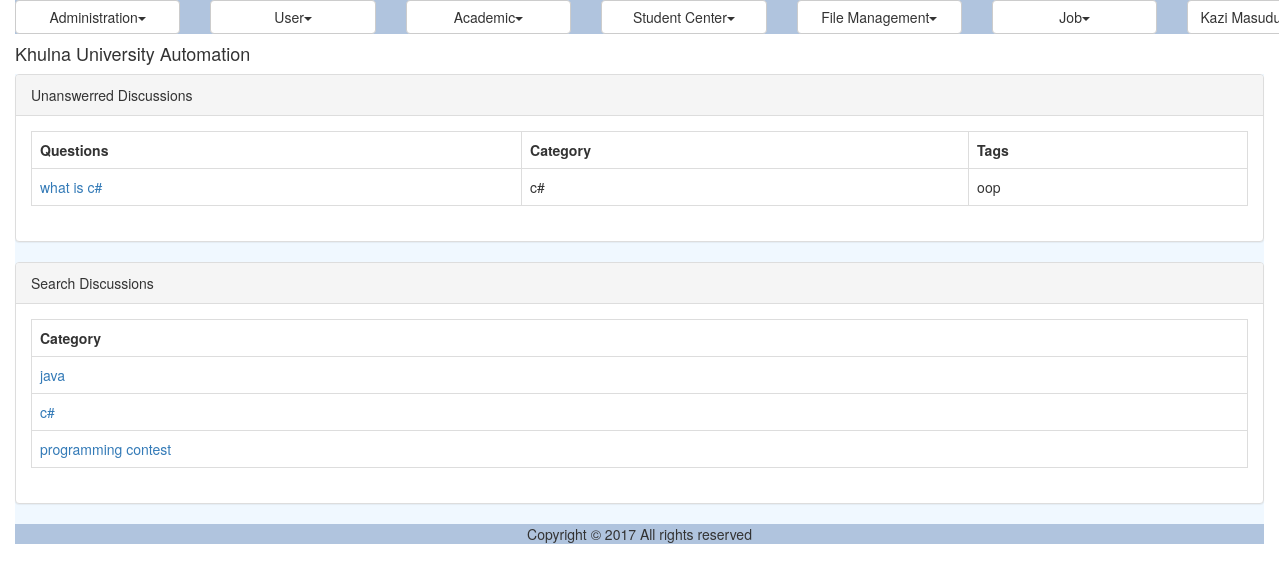
/discussion_unanswered.php (signed in), run on the app's committed database.
### tables this page shows
CREATE TABLE `dms_discussion` (
  `ID` varchar(40) NOT NULL,
  `Title` varchar(150) NOT NULL,
  `CategoryID` varchar(40) NOT NULL,
  `Description` varchar(300) NOT NULL,
  `Tag` varchar(200) NOT NULL,
  `CreationDate` datetime NOT NULL,
  `CreatorID` varchar(40) NOT NULL
);

CREATE TABLE `dms_discussion_category` (
  `ID` varchar(40) NOT NULL,
  `Name` varchar(40) NOT NULL
);

### util/class.util.inc (called while the page is built, shortened)
<?php
class ConfigUtil implements I_DBConfig, I_LogConfig, I_LanguageConfig{
	public static $s_instance;
	private $_host;
	private $_username;
	private $_password;
	private $_database;
	public static function getInstance() {
		if(!self::$s_instance) {
			self::$s_instance = new self();
		}
		return self::$s_instance;
	}
	private function readConfig(){
		$this->_ini_array = parse_ini_file(CONFIG.'system.ini');
		$this->_host =	$this->_ini_array['db_host'];
		$this->_username = $this->_ini_array['db_username'];
		$this->_password = $this->_ini_array['db_password'];
		$this->_database = $this->_ini_array['db_database'];
	}
	public function getDBHost(){
		return $this->_host;
	}
	public function getDBUserName(){
		return $this->_username;
	}
	public function getDBPassword(){
		return $this->_password;
	}
	public function getDBName(){
		return $this->_database;
	}
}
class DBUtil implements I_DBUtil {
	private static $s_instance;
	private $_host;
	private $_username;
	private $_password;
	private $_database;
	protected $_connection;
	protected $_result;
	public static function getInstance() {
		if(!self::$s_instance) {
			self::$s_instance = new self();
		}
		return self::$s_instance;
	}
	private function readDBConfig(){
		$_config = ConfigUtil::getInstance();
		$this->_host = $_config->getDBHost();
		$this->_username = $_config->getDBUserName();
		$this->_password = $_config->getDBPassword();
		$this->_database = $_config->getDBName();
	}
	private function setConnection(){
		$this->_connection = new mysqli($this->_host, $this->_username,
			$this->_password, $this->_database);
	}
	public function doQuery($sql) {
		$this->_result = $this->_connection->query($sql) or die(mysqli_error($this->_connection));
		return $this->_result;
	}
	public function getNumRows() {
		$this->_numRows = mysqli_num_rows($this->_result);
		return $this->_numRows;
	}
	public function getAllRows() {
		$rows = array();
		for($x = 0; $x < $this->getNumRows(); $x++) {
			$rows[] = mysqli_fetch_assoc($this->_result);
		}
		return $rows;
	}
	public function getTopRow() {
		return $this->_result->fetch_array();
	}
}
class LogUtil{
	private static $s_instance;
	public static function getInstance(){
		if(!self::$s_instance) {
			self::$s_instance = new self();
		}
		return self::$s_instance;
	}
}
class LangUtil{
	private static $s_instance;
	public static function getInstance() {
		if(!self::$s_instance) {
			self::$s_instance = new self();
		}
		return self::$s_instance;
	}
}
?>

### modules/forum/ui/blade/view.unanswered.blade.inc (called while the page is built, shortened)
<?php
include_once UTILITY.'class.util.inc';
include_once MODULES_FORUM.'bao/class.unansweredbao.inc';
$_UnansweredBAO = new UnansweredBAO();
?>

### modules/forum/bao/class.unansweredbao.inc (called while the page is built, shortened)
<?php
include_once UTILITY.'class.util.inc';
include_once MODULES_FORUM.'dao/class.unanswereddao.inc';
Class UnansweredBAO{
	private $_UnansweredDAO;
	public function __construct(){
		$this->_UnansweredDAO = new UnansweredDAO();
	}
	public function getAllDiscussions(){
		$Result = $this->_UnansweredDAO->getAllDiscussions();
		return $Result;
	}
	public function getAllDiscussionCategorys(){
		$Result = $this->_UnansweredDAO->getAllDiscussionCategorys();
		return $Result;
	}
	public function getNameFromCatagoryID($Discussion){
		$Result = $this->_UnansweredDAO->getNameFromCatagoryID($Discussion);
		return $Result;
	}
}
?>

### modules/forum/dao/class.unanswereddao.inc (called while the page is built, shortened)
<?php
include_once COMMON.'class.common.inc';
include_once COMMON.'class.common.forum.inc';
include_once UTILITY.'class.util.inc';
Class UnansweredDAO{
	private $_DB;
	public function __construct(){
		$this->_DB = DBUtil::getInstance();
	}
	public function getAllDiscussions(){
		$DiscussionList = array();
		$this->_DB->doQuery("SELECT * FROM dms_discussion WHERE ID NOT IN (SELECT DiscussionID FROM dms_discussion_comment)");
		$rows = $this->_DB->getAllRows();
		for($i = 0; $i < sizeof($rows); $i++) {
			$row = $rows[$i];
			$this->_Discussion = new Discussion();
		    $this->_Discussion->setID ( $row['ID']);
		    $this->_Discussion->setName( $row['Title'] );
		    $this->_Discussion->setCategory( $row['CategoryID'] );
		    $this->_Discussion->setDescription( $row['Description'] );
		    $this->_Discussion->setTag( $row['Tag'] );
		    $this->_Discussion->setCreationDate( $row['CreationDate'] );
		    $this->_Discussion->setCreator( $row['CreatorID'] );
		    $DiscussionList[]=$this->_Discussion;
		}
		$Result = new Result();
		$Result->setIsSuccess(1);
		$Result->setResultObject($DiscussionList);
		return $Result;
	}
	public function getAllDiscussionCategorys(){
		$DiscussionCategoryList = array();
		$this->_DB->doQuery("SELECT * FROM dms_discussion_category");
		$rows = $this->_DB->getAllRows();
		for($i = 0; $i < sizeof($rows); $i++) {
			$row = $rows[$i];
			$this->_DiscussionCategory = new DiscussionCategory();
		    $this->_DiscussionCategory->setID ( $row['ID']);
		    $this->_DiscussionCategory->setName( $row['Name'] );
		    $DiscussionCategoryList[]=$this->_DiscussionCategory;
		}
		$Result = new Result();
		$Result->setIsSuccess(1);
		$Result->setResultObject($DiscussionCategoryList);
		return $Result;
	}
	public function getNameFromCatagoryID($CatagoryID){
		$SQL = "SELECT * FROM dms_discussion_category
				WHERE ID='".$CatagoryID."'";
		$SQL = $this->_DB->doQuery($SQL);
		$row = $this->_DB->getTopRow();
		$this->_DiscussionCategory = new DiscussionCategory();
		$this->_DiscussionCategory->setID ( $row['ID']);
		$this->_DiscussionCategory->setName( $row['Name'] );
	 	$Result = new Result();
		$Result->setIsSuccess(1);
		$Result->setResultObject($this->_DiscussionCategory);
		return $Result;
	}
}
?>

### common/class.common.inc (called while the page is built, shortened)
<?php
class Result{
    private $_IsSuccess=0;
    private $_ResultObject;
    public function setIsSuccess($IsSuccess){
        $this->_IsSuccess = $IsSuccess;
    }
    public function getIsSuccess(){
        return $this->_IsSuccess;
    }
    public function setResultObject($ResultObject){
        $this->_ResultObject = $ResultObject;
    }
    public function getResultObject(){
        return $this->_ResultObject;
    }
}
?>

### common/class.common.forum.inc (called while the page is built, shortened)
<?php
class DiscussionCategory{
    private $_ID;
    private $_name;
    public function setID ( $ID ) {
        $this->_ID = $ID;
    }
    public function getID () {
        return $this->_ID;
    }
    public function setName ($Name){
        $this->_name = $Name;
    }
    public function getName(){
        return $this->_name;
    }
}
class Discussion{
    private $_ID;
    private $_Name;
    private $_Category;
    private $_Tag;
    public function setID ( $ID ) {
        $this->_ID = $ID;
    }
    public function getID () {
        return $this->_ID;
    }
    public function setName ( $Name ) {
        $this->_Name = $Name;
    }
    public function getName () {
        return $this->_Name;
    }
    public function setCategory ( $Category ) {
        $this->_Category = $Category;
    }
    public function getCategory () {
        return $this->_Category;
    }
    public function setTag( $Tag ) {
        $this->_Tag = $Tag;
    }
    public function getTag() {
        return $this->_Tag;
    }
}
?>

### modules/forum/ui/view.unanswered.inc (the view)
<?php
include_once 'blade/view.unanswered.blade.inc';
include_once COMMON.'class.common.inc';
?>
<div class="panel panel-default">
    <div class="panel-heading">Unanswerred Discussions</div>
    <div class="panel-body">
	<table class="table table-bordered">
	<?php
	$Result = $_UnansweredBAO->getAllDiscussions();
	if($Result->getIsSuccess()){
		$DiscussionList = $Result->getResultObject();
	?>
		<tr>
			<th>Questions</th>
			<th>Category</th>
			<th>Tags</th>
		</tr>
		<?php
		for($i = 0; $i < sizeof($DiscussionList); $i++) {
			$Discussion = $DiscussionList[$i];
			?>
		    <tr>
		    <td><a href="discussion_comment.php?view=<?php echo $Discussion->getID(); ?>" onclick="return ; " >
		    <?php echo $Discussion->getName(); ?></a></td>
			    <td><?php $id = $Discussion->getCategory();
			    	$Result2 = $_UnansweredBAO->getNameFromCatagoryID($id);
			    	if ($Result2->getIsSuccess()) {
			    		$DiscussionCategory = $Result2->getResultObject();
			    		echo $DiscussionCategory->getName();
			    	}
			    	 ?></td>
			    <td><?php echo $Discussion->getTag(); ?></td>
		    </tr>
	    <?php
		}
	}
	else{
		echo $Result->getResultObject();
	}
	?>
	</table>
	</div>
</div>
<div class="panel panel-default">
    <div class="panel-heading">Search Discussions</div>
    <div class="panel-body">
		<table class="table table-bordered">
			<tr><th>Category</th></tr>
			<tr><?php
				$Result = $_UnansweredBAO->getAllDiscussionCategorys();
				if($Result->getIsSuccess())
				{
					$DiscussionCategorys = $Result->getResultObject();
			        for ($i=0; $i < sizeof($DiscussionCategorys); $i++)
					{
						$DiscussionCategory = $DiscussionCategorys[$i];?>
						<tr><td><a href="search_discussion.php?Category=<?php echo $DiscussionCategory->getID(); ?>" onclick="return; "> <?php echo $DiscussionCategory->getName() ?> </a></td></tr>
					<?php
					}
				}
				?>
			</tr>
		</table>
	</div>
</div>

### resources/css/style.css (style rules this page uses)
table,td { border:solid #e9e9e9 1px; }

### data on the page
dms_discussion: Title "what is c#", dms_discussion_category.Name "c#", Tag "oop"
dms_discussion_category: Name "java"
dms_discussion_category: Name "c#"
dms_discussion_category: Name "programming contest"

### other printed values
$globalMenu[$i]->getTitle() "Administration User Academic Student Center File Management Job"
$CurrentUser->getFullName() "Kazi…"
